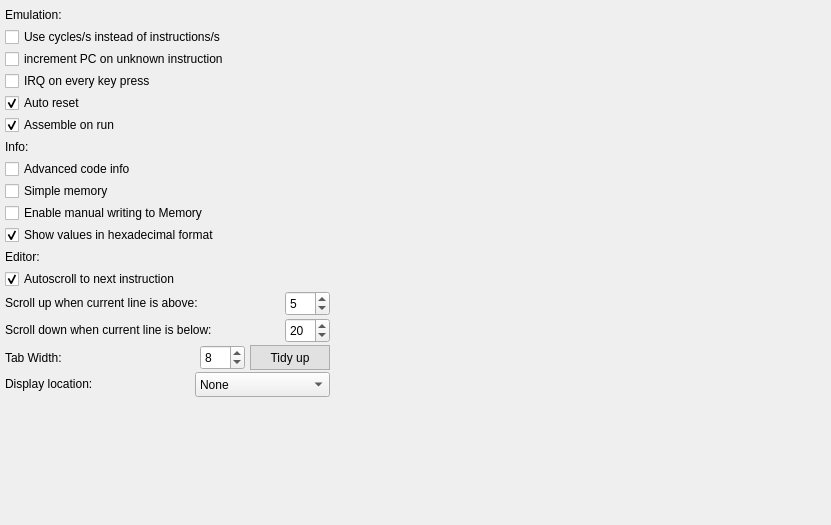
                <widget class="QWidget" name="settingsScrollContent">
                 <property name="geometry">
                  <rect>
                   <x>0</x>
                   <y>0</y>
                   <width>831</width>
                   <height>525</height>
                  </rect>
                 </property>
                 <layout class="QVBoxLayout" name="verticalLayout_2">
                  <property name="spacing">
                   <number>2</number>
                  </property>
                  <property name="leftMargin">
                   <number>5</number>
                  </property>
                  <property name="topMargin">
                   <number>5</number>
                  </property>
                  <property name="rightMargin">
                   <number>5</number>
                  </property>
                  <property name="bottomMargin">
                   <number>5</number>
                  </property>
                  <item>
                   <widget class="QLabel" name="settingEmulationLabel">
                    <property name="sizePolicy">
                     <sizepolicy hsizetype="Minimum" vsizetype="Minimum">
                      <horstretch>0</horstretch>
                      <verstretch>0</verstretch>
                     </sizepolicy>
                    </property>
                    <property name="minimumSize">
                     <size>
                      <width>0</width>
                      <height>20</height>
                     </size>
                    </property>
                    <property name="maximumSize">
                     <size>
                      <width>16777215</width>
                      <height>20</height>
                     </size>
                    </property>
                    <property name="text">
                     <string>Emulation:</string>
                    </property>
                   </widget>
                  </item>
                  <item>
                   <widget class="QCheckBox" name="checkUseCycles">
                    <property name="text">
                     <string>Use cycles/s instead of instructions/s</string>
                    </property>
                    <property name="checked">
                     <bool>false</bool>
                    </property>
                   </widget>
                  </item>
                  <item>
                   <widget class="QCheckBox" name="checkIncrementPC">
                    <property name="text">
                     <string>increment PC on unknown instruction</string>
                    </property>
                   </widget>
                  </item>
                  <item>
                   <widget class="QCheckBox" name="checkIRQOnKeyPress">
                    <property name="text">
                     <string>IRQ on every key press</string>
                    </property>
                   </widget>
                  </item>
                  <item>
                   <widget class="QCheckBox" name="checkAutoReset">
                    <property name="text">
                     <string>Auto reset</string>
                    </property>
                    <property name="checked">
                     <bool>true</bool>
                    </property>
                   </widget>
                  </item>
                  <item>
                   <widget class="QCheckBox" name="checkAssembleOnRun">
                    <property name="text">
                     <string>Assemble on run</string>
                    </property>
                    <property name="checked">
                     <bool>true</bool>
                    </property>
                   </widget>
                  </item>
                  <item>
                   <widget class="QLabel" name="settingInfoLabel">
                    <property name="minimumSize">
                     <size>
                      <width>0</width>
                      <height>20</height>
                     </size>
                    </property>
                    <property name="maximumSize">
                     <size>
                      <width>16777215</width>
                      <height>20</height>
                     </size>
                    </property>
                    <property name="text">
                     <string>Info:</string>
                    </property>
                   </widget>
                  </item>
                  <item>
                   <widget class="QCheckBox" name="checkAdvancedInfo">
                    <property name="text">
                     <string>Advanced code info</string>
                    </property>
                   </widget>
                  </item>
                  <item>
                   <widget class="QCheckBox" name="checkSimpleMemory">
                    <property name="text">
                     <string>Simple memory</string>
                    </property>
                    <property name="checked">
                     <bool>false</bool>
                    </property>
                   </widget>
                  </item>
                  <item>
                   <widget class="QCheckBox" name="checkMemoryWrite">
                    <property name="text">
                     <string>Enable manual writing to Memory</string>
                    </property>
                   </widget>
                  </item>
                  <item>
                   <widget class="QCheckBox" name="checkShowHex">
                    <property name="text">
                     <string>Show values in hexadecimal format</string>
                    </property>
                    <property name="checked">
                     <bool>true</bool>
                    </property>
                   </widget>
                  </item>
                  <item>
                   <widget class="QLabel" name="settingEditorLabel">
                    <property name="minimumSize">
                     <size>
                      <width>0</width>
                      <height>20</height>
                     </size>
                    </property>
                    <property name="maximumSize">
                     <size>
                      <width>16777215</width>
                      <height>20</height>
                     </size>
                    </property>
                    <property name="text">
                     <string>Editor:</string>
                    </property>
                   </widget>
                  </item>
                  <item>
                   <widget class="QCheckBox" name="checkAutoScroll">
                    <property name="text">
                     <string>Autoscroll to next instruction</string>
                    </property>
                    <property name="checked">
                     <bool>true</bool>
                    </property>
                   </widget>
                  </item>
                  <item>
                   <widget class="QWidget" name="setttingScrollLowWidget" native="true">
                    <property name="sizePolicy">
                     <sizepolicy hsizetype="Preferred" vsizetype="Fixed">
                      <horstretch>0</horstretch>
                      <verstretch>0</verstretch>
                     </sizepolicy>
                    </property>
                    <property name="minimumSize">
                     <size>
                      <width>0</width>
                      <height>25</height>
                     </size>
                    </property>
                    <property name="maximumSize">
                     <size>
                      <width>16777215</width>
                      <height>25</height>
                     </size>
                    </property>
                    <layout class="QHBoxLayout" name="horizontalLayout_13">
                     <property name="spacing">
                      <number>0</number>
                     </property>
                     <property name="leftMargin">
                      <number>0</number>
                     </property>
                     <property name="topMargin">
                      <number>0</number>
                     </property>
                     <property name="rightMargin">
                      <number>0</number>
                     </property>
                     <property name="bottomMargin">
                      <number>0</number>
                     </property>
                     <item>
                      <widget class="QLabel" name="setttingScrollLowLabel">
                       <property name="sizePolicy">
                        <sizepolicy hsizetype="Fixed" vsizetype="Fixed">
                         <horstretch>0</horstretch>
                         <verstretch>0</verstretch>
                        </sizepolicy>
                       </property>
                       <property name="minimumSize">
                        <size>
                         <width>280</width>
                         <height>0</height>
                        </size>
                       </property>
                       <property name="maximumSize">
                        <size>
                         <width>280</width>
                         <height>16777215</height>
                        </size>
                       </property>
                       <property name="text">
                        <string>Scroll up when current line is above:</string>
                       </property>
                      </widget>
                     </item>
                     <item>
                      <widget class="QSpinBox" name="menuScrollLow">
                       <property name="sizePolicy">
                        <sizepolicy hsizetype="Fixed" vsizetype="Fixed">
                         <horstretch>0</horstretch>
                         <verstretch>0</verstretch>
                        </sizepolicy>
                       </property>
                       <property name="minimumSize">
                        <size>
                         <width>45</width>
                         <height>25</height>
                        </size>
                       </property>
                       <property name="maximumSize">
                        <size>
                         <width>45</width>
                         <height>25</height>
                        </size>
                       </property>
                       <property name="minimum">
                        <number>1</number>
                       </property>
                       <property name="maximum">
                        <number>34</number>
                       </property>
                       <property name="value">
                        <number>5</number>
                       </property>
                      </widget>
                     </item>
                     <item>
                      <spacer name="horizontalSpacer_12">
                       <property name="orientation">
                        <enum>Qt::Orientation::Horizontal</enum>
                       </property>
                       <property name="sizeHint" stdset="0">
                        <size>
                         <width>40</width>
                         <height>20</height>
                        </size>
                       </property>
                      </spacer>
                     </item>
                    </layout>
                   </widget>
                  </item>
                  <item>
                   <widget class="QWidget" name="setttingScrollHighWidget" native="true">
                    <property name="sizePolicy">
                     <sizepolicy hsizetype="Preferred" vsizetype="Fixed">
                      <horstretch>0</horstretch>
                      <verstretch>0</verstretch>
                     </sizepolicy>
                    </property>
                    <property name="minimumSize">
                     <size>
                      <width>0</width>
                      <height>25</height>
                     </size>
                    </property>
                    <property name="maximumSize">
                     <size>
                      <width>16777215</width>
                      <height>25</height>
                     </size>
                    </property>
                    <layout class="QHBoxLayout" name="horizontalLayout_14">
                     <property name="spacing">
                      <number>0</number>
                     </property>
                     <property name="leftMargin">
                      <number>0</number>
                     </property>
                     <property name="topMargin">
                      <number>0</number>
                     </property>
                     <property name="rightMargin">
                      <number>0</number>
                     </property>
                     <property name="bottomMargin">
                      <number>0</number>
                     </property>
                     <item>
                      <widget class="QLabel" name="setttingScrollHighLabel">
                       <property name="sizePolicy">
                        <sizepolicy hsizetype="Fixed" vsizetype="Fixed">
                         <horstretch>0</horstretch>
                         <verstretch>0</verstretch>
                        </sizepolicy>
                       </property>
                       <property name="minimumSize">
                        <size>
                         <width>280</width>
                         <height>0</height>
                        </size>
                       </property>
                       <property name="maximumSize">
                        <size>
                         <width>280</width>
                         <height>16777215</height>
                        </size>
                       </property>
                       <property name="text">
                        <string>Scroll down when current line is below:</string>
                       </property>
                      </widget>
                     </item>
                     <item>
                      <widget class="QSpinBox" name="menuScrollHigh">
                       <property name="sizePolicy">
                        <sizepolicy hsizetype="Fixed" vsizetype="Fixed">
                         <horstretch>0</horstretch>
                         <verstretch>0</verstretch>
                        </sizepolicy>
                       </property>
                       <property name="minimumSize">
                        <size>
                         <width>45</width>
                         <height>25</height>
                        </size>
                       </property>
                       <property name="maximumSize">
                        <size>
                         <width>45</width>
                         <height>25</height>
                        </size>
                       </property>
                       <property name="minimum">
                        <number>2</number>
                       </property>
                       <property name="maximum">
                        <number>35</number>
                       </property>
                       <property name="value">
                        <number>20</number>
                       </property>
                      </widget>
                     </item>
                     <item>
                      <spacer name="horizontalSpacer_11">
                       <property name="orientation">
                        <enum>Qt::Orientation::Horizontal</enum>
                       </property>
                       <property name="sizeHint" stdset="0">
                        <size>
                         <width>40</width>
                         <height>20</height>
                        </size>
                       </property>
                      </spacer>
                     </item>
                    </layout>
                   </widget>
                  </item>
                  <item>
                   <widget class="QWidget" name="settingTabWidget" native="true">
                    <property name="minimumSize">
                     <size>
                      <width>0</width>
                      <height>25</height>
                     </size>
                    </property>
                    <property name="maximumSize">
                     <size>
                      <width>16777215</width>
                      <height>25</height>
                     </size>
                    </property>
                    <layout class="QHBoxLayout" name="horizontalLayout_2">
                     <property name="spacing">
                      <number>0</number>
                     </property>
                     <property name="leftMargin">
                      <number>0</number>
                     </property>
                     <property name="topMargin">
                      <number>0</number>
                     </property>
                     <property name="rightMargin">
                      <number>0</number>
                     </property>
                     <property name="bottomMargin">
                      <number>0</number>
                     </property>
                     <item>
                      <widget class="QLabel" name="settingTabLabel">
                       <property name="sizePolicy">
                        <sizepolicy hsizetype="Fixed" vsizetype="Expanding">
                         <horstretch>0</horstretch>
                         <verstretch>0</verstretch>
                        </sizepolicy>
                       </property>
                       <property name="minimumSize">
                        <size>
                         <width>195</width>
                         <height>0</height>
                        </size>
                       </property>
                       <property name="text">
                        <string>Tab Width:</string>
                       </property>
                      </widget>
                     </item>
                     <item>
                      <widget class="QSpinBox" name="spinBoxTabWidth">
                       <property name="sizePolicy">
                        <sizepolicy hsizetype="Fixed" vsizetype="Fixed">
                         <horstretch>0</horstretch>
                         <verstretch>0</verstretch>
                        </sizepolicy>
                       </property>
                       <property name="minimumSize">
                        <size>
                         <width>45</width>
                         <height>25</height>
                        </size>
                       </property>
                       <property name="maximumSize">
                        <size>
                         <width>45</width>
                         <height>25</height>
                        </size>
                       </property>
                       <property name="minimum">
                        <number>2</number>
                       </property>
                       <property name="maximum">
                        <number>10</number>
                       </property>
                       <property name="value">
                        <number>8</number>
                       </property>
                      </widget>
                     </item>
                     <item>
                      <spacer name="horizontalSpacer">
                       <property name="orientation">
                        <enum>Qt::Orientation::Horizontal</enum>
                       </property>
                       <property name="sizeType">
                        <enum>QSizePolicy::Policy::Fixed</enum>
                       </property>
                       <property name="sizeHint" stdset="0">
                        <size>
                         <width>5</width>
                         <height>20</height>
                        </size>
                       </property>
                      </spacer>
                     </item>
                     <item>
                      <widget class="QPushButton" name="buttonTidyUp">
                       <property name="sizePolicy">
                        <sizepolicy hsizetype="Fixed" vsizetype="Fixed">
                         <horstretch>0</horstretch>
                         <verstretch>0</verstretch>
                        </sizepolicy>
                       </property>
                       <property name="minimumSize">
                        <size>
                         <width>80</width>
                         <height>25</height>
                        </size>
                       </property>
                       <property name="maximumSize">
                        <size>
                         <width>80</width>
                         <height>25</height>
                        </size>
                       </property>
                       <property name="styleSheet">
                        <string notr="true">QPushButton{
	color: rgb(0,0,0);
	background-color: rgb(225,225,225);
	border: 1px solid rgb(173,173,173);
}
QPushButton:hover{
    background-color: rgb(229, 241, 251);
    border: 1px solid rgb(0, 120, 215);
}
QPushButton:pressed{
 background-color: rgb(204, 228, 247);
 border: 1px solid rgb(0, 120, 215);
}</string>
                       </property>
                       <property name="text">
                        <string>Tidy up</string>
                       </property>
                      </widget>
                     </item>
                     <item>
                      <spacer name="horizontalSpacer_13">
                       <property name="orientation">
                        <enum>Qt::Orientation::Horizontal</enum>
                       </property>
                       <property name="sizeHint" stdset="0">
                        <size>
                         <width>40</width>
                         <height>20</height>
                        </size>
                       </property>
                      </spacer>
                     </item>
                    </layout>
                   </widget>
                  </item>
                  <item>
                   <widget class="QWidget" name="settingDisplayStatusWidget" native="true">
                    <property name="sizePolicy">
                     <sizepolicy hsizetype="Preferred" vsizetype="Fixed">
                      <horstretch>0</horstretch>
                      <verstretch>0</verstretch>
                     </sizepolicy>
                    </property>
                    <property name="minimumSize">
                     <size>
                      <width>0</width>
                      <height>25</height>
                     </size>
                    </property>
                    <property name="maximumSize">
                     <size>
                      <width>16777215</width>
                      <height>25</height>
                     </size>
                    </property>
                    <layout class="QHBoxLayout" name="horizontalLayout_3">
                     <property name="spacing">
                      <number>0</number>
                     </property>
                     <property name="leftMargin">
                      <number>0</number>
                     </property>
                     <property name="topMargin">
                      <number>0</number>
                     </property>
                     <property name="rightMargin">
                      <number>0</number>
                     </property>
                     <property name="bottomMargin">
                      <number>0</number>
                     </property>
                     <item>
                      <widget class="QLabel" name="settingDisplayStatusLabel">
                       <property name="enabled">
                        <bool>true</bool>
                       </property>
                       <property name="sizePolicy">
                        <sizepolicy hsizetype="Fixed" vsizetype="Fixed">
                         <horstretch>0</horstretch>
                         <verstretch>0</verstretch>
                        </sizepolicy>
                       </property>
                       <property name="minimumSize">
                        <size>
                         <width>190</width>
                         <height>0</height>
                        </size>
                       </property>
                       <property name="text">
                        <string>Display location:</string>
                       </property>
                      </widget>
                     </item>
                     <item>
                      <widget class="QComboBox" name="menuDisplayStatus">
                       <property name="enabled">
                        <bool>true</bool>
                       </property>
                       <property name="sizePolicy">
                        <sizepolicy hsizetype="Fixed" vsizetype="Fixed">
                         <horstretch>0</horstretch>
                         <verstretch>0</verstretch>
                        </sizepolicy>
                       </property>
                       <property name="minimumSize">
                        <size>
                         <width>135</width>
                         <height>25</height>
                        </size>
                       </property>
                       <property name="maximumSize">
                        <size>
                         <width>135</width>
                         <height>25</height>
                        </size>
                       </property>
                       <item>
                        <property name="text">
                         <string>None</string>
                        </property>
                       </item>
                       <item>
                        <property name="text">
                         <string>Main window</string>
                        </property>
                       </item>
                       <item>
                        <property name="text">
                         <string>External window</string>
                        </property>
                       </item>
                      </widget>
                     </item>
                     <item>
                      <spacer name="horizontalSpacer_14">
                       <property name="orientation">
                        <enum>Qt::Orientation::Horizontal</enum>
                       </property>
                       <property name="sizeHint" stdset="0">
                        <size>
                         <width>40</width>
                         <height>20</height>
                        </size>
                       </property>
                      </spacer>
                     </item>
                    </layout>
                   </widget>
                  </item>
                  <item>
                   <spacer name="settingVerticalSpacer">
                    <property name="orientation">
                     <enum>Qt::Orientation::Vertical</enum>
                    </property>
                    <property name="sizeHint" stdset="0">
                     <size>
                      <width>17</width>
                      <height>17</height>
                     </size>
                    </property>
                   </spacer>
                  </item>
                 </layout>
                </widget>
